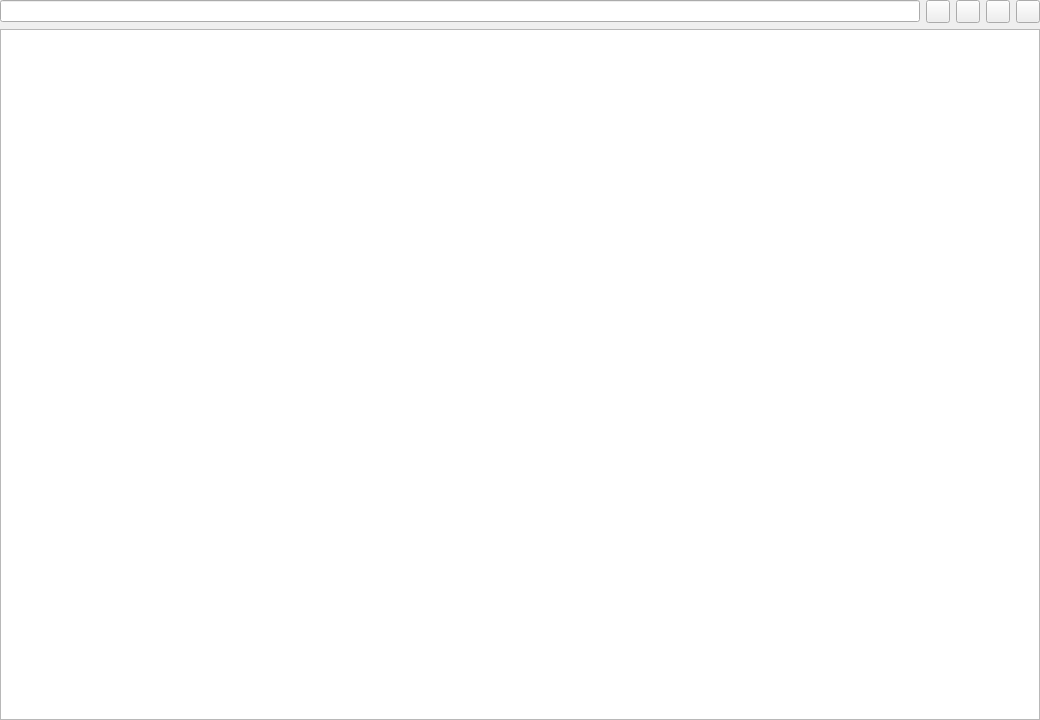
<?xml version="1.0" encoding="UTF-8"?>
<ui version="4.0">
 <class>ResourceTab</class>
 <widget class="QWidget" name="ResourceTab">
  <property name="geometry">
   <rect>
    <x>0</x>
    <y>0</y>
    <width>1040</width>
    <height>720</height>
   </rect>
  </property>
  <layout class="QVBoxLayout" name="verticalLayoutRoot">
   <property name="leftMargin">
    <number>0</number>
   </property>
   <property name="topMargin">
    <number>0</number>
   </property>
   <property name="rightMargin">
    <number>0</number>
   </property>
   <property name="bottomMargin">
    <number>0</number>
   </property>
   <item>
    <widget class="QStackedWidget" name="stackedWidget">
     <property name="currentIndex">
      <number>0</number>
     </property>
     <widget class="QWidget" name="pageList">
      <layout class="QVBoxLayout" name="verticalLayoutList">
       <property name="leftMargin">
        <number>0</number>
       </property>
       <property name="topMargin">
        <number>0</number>
       </property>
       <property name="rightMargin">
        <number>0</number>
       </property>
       <property name="bottomMargin">
        <number>0</number>
       </property>
       <property name="spacing">
        <number>6</number>
       </property>
       <item>
        <layout class="QHBoxLayout" name="horizontalLayoutListToolbar">
         <property name="spacing">
          <number>6</number>
         </property>
         <item>
          <widget class="QLineEdit" name="lineEditSearch"/>
         </item>
         <item>
          <widget class="QToolButton" name="toolButtonRefresh"/>
         </item>
         <item>
          <widget class="QToolButton" name="toolButtonImport"/>
         </item>
         <item>
          <widget class="QToolButton" name="toolButtonExport"/>
         </item>
         <item>
          <widget class="QToolButton" name="toolButtonAdd"/>
         </item>
        </layout>
       </item>
       <item>
        <widget class="QTableWidget" name="tableWidget"/>
       </item>
      </layout>
     </widget>
     <widget class="QWidget" name="pageDetails">
      <layout class="QVBoxLayout" name="verticalLayoutDetails">
       <item>
        <layout class="QHBoxLayout" name="horizontalLayoutDetailsToolbar">
         <item>
          <widget class="QToolButton" name="toolButtonBack"/>
         </item>
         <item>
          <widget class="QToolButton" name="toolButtonNew"/>
         </item>
         <item>
          <widget class="QToolButton" name="toolButtonEdit"/>
         </item>
         <item>
          <widget class="QToolButton" name="toolButtonSave"/>
         </item>
         <item>
          <widget class="QToolButton" name="toolButtonCancel"/>
         </item>
         <item>
          <widget class="QToolButton" name="toolButtonDelete"/>
         </item>
         <item>
          <spacer name="horizontalSpacerDetailsToolbar">
           <property name="orientation">
            <enum>Qt::Horizontal</enum>
           </property>
           <property name="sizeHint" stdset="0">
            <size>
             <width>40</width>
             <height>20</height>
            </size>
           </property>
          </spacer>
         </item>
        </layout>
       </item>
       <item>
        <widget class="QLabel" name="labelTitle"/>
       </item>
       <item>
        <widget class="QSplitter" name="splitterDetails">
         <property name="orientation">
          <enum>Qt::Horizontal</enum>
         </property>
         <property name="childrenCollapsible">
          <bool>false</bool>
         </property>
         <widget class="fairwindsk::ui::widgets::TouchScrollArea" name="scrollAreaDetailsForm">
          <property name="frameShape">
           <enum>QFrame::NoFrame</enum>
          </property>
          <property name="widgetResizable">
           <bool>true</bool>
          </property>
          <property name="alignment">
           <set>Qt::AlignLeading|Qt::AlignLeft|Qt::AlignTop</set>
          </property>
          <widget class="QWidget" name="widgetFormHost">
           <layout class="QVBoxLayout" name="verticalLayoutFormHost">
            <property name="leftMargin">
             <number>0</number>
            </property>
            <property name="topMargin">
             <number>0</number>
            </property>
            <property name="rightMargin">
             <number>0</number>
            </property>
            <property name="bottomMargin">
             <number>0</number>
            </property>
            <item>
             <layout class="QFormLayout" name="formLayoutResource">
              <property name="fieldGrowthPolicy">
               <enum>QFormLayout::AllNonFixedFieldsGrow</enum>
              </property>
              <property name="labelAlignment">
               <set>Qt::AlignLeading|Qt::AlignLeft|Qt::AlignTop</set>
              </property>
              <property name="formAlignment">
               <set>Qt::AlignLeading|Qt::AlignLeft|Qt::AlignTop</set>
              </property>
              <property name="horizontalSpacing">
               <number>10</number>
              </property>
              <property name="verticalSpacing">
               <number>10</number>
              </property>
              <item row="0" column="0">
               <widget class="QLabel" name="labelIdTitle">
                <property name="text">
                 <string>Id</string>
                </property>
               </widget>
              </item>
              <item row="0" column="1">
               <widget class="QLabel" name="labelIdValue"/>
              </item>
              <item row="1" column="0">
               <widget class="QLabel" name="labelTimestampTitle">
                <property name="text">
                 <string>Timestamp</string>
                </property>
               </widget>
              </item>
              <item row="1" column="1">
               <widget class="QLabel" name="labelTimestampValue"/>
              </item>
              <item row="2" column="0">
               <widget class="QLabel" name="labelNameTitle">
                <property name="text">
                 <string>Name</string>
                </property>
               </widget>
              </item>
              <item row="2" column="1">
               <widget class="QLineEdit" name="lineEditName"/>
              </item>
              <item row="3" column="0">
               <widget class="QLabel" name="labelDescriptionTitle">
                <property name="text">
                 <string>Description</string>
                </property>
               </widget>
              </item>
              <item row="3" column="1">
               <widget class="QLineEdit" name="lineEditDescription"/>
              </item>
              <item row="4" column="0">
               <widget class="QLabel" name="labelTypeTitle">
                <property name="text">
                 <string>Type</string>
                </property>
               </widget>
              </item>
              <item row="4" column="1">
               <widget class="QLineEdit" name="lineEditType"/>
              </item>
              <item row="5" column="0">
               <widget class="QLabel" name="labelPositionTitle">
                <property name="text">
                 <string>Position</string>
                </property>
               </widget>
              </item>
              <item row="5" column="1">
               <widget class="QWidget" name="widgetCoordinateRow" native="true">
                <layout class="QHBoxLayout" name="horizontalLayoutCoordinateRow">
                 <property name="leftMargin">
                  <number>0</number>
                 </property>
                 <property name="topMargin">
                  <number>0</number>
                 </property>
                 <property name="rightMargin">
                  <number>0</number>
                 </property>
                 <property name="bottomMargin">
                  <number>0</number>
                 </property>
                 <property name="spacing">
                  <number>6</number>
                 </property>
                 <item>
                  <widget class="QLineEdit" name="lineEditCoordinateDisplay">
                   <property name="readOnly">
                    <bool>true</bool>
                   </property>
                  </widget>
                 </item>
                 <item>
                  <widget class="QToolButton" name="toolButtonCoordinateEdit"/>
                 </item>
                </layout>
               </widget>
              </item>
              <item row="6" column="0">
               <widget class="QLabel" name="labelLatitudeTitle">
                <property name="text">
                 <string>Latitude</string>
                </property>
               </widget>
              </item>
              <item row="6" column="1">
               <widget class="QDoubleSpinBox" name="doubleSpinBoxLatitude"/>
              </item>
              <item row="7" column="0">
               <widget class="QLabel" name="labelLongitudeTitle">
                <property name="text">
                 <string>Longitude</string>
                </property>
               </widget>
              </item>
              <item row="7" column="1">
               <widget class="QDoubleSpinBox" name="doubleSpinBoxLongitude"/>
              </item>
              <item row="8" column="0">
               <widget class="QLabel" name="labelAltitudeTitle">
                <property name="text">
                 <string>Altitude</string>
                </property>
               </widget>
              </item>
              <item row="8" column="1">
               <widget class="QDoubleSpinBox" name="doubleSpinBoxAltitude"/>
              </item>
              <item row="9" column="0">
               <widget class="QLabel" name="labelCoordinatesTitle">
                <property name="text">
                 <string>Coordinates</string>
                </property>
               </widget>
              </item>
              <item row="9" column="1">
               <widget class="QPlainTextEdit" name="plainTextEditCoordinates"/>
              </item>
              <item row="10" column="0">
               <widget class="QLabel" name="labelGeometryTitle">
                <property name="text">
                 <string>Geometry (JSON)</string>
                </property>
               </widget>
              </item>
              <item row="10" column="1">
               <widget class="QPlainTextEdit" name="plainTextEditGeometry"/>
              </item>
              <item row="11" column="0">
               <widget class="QLabel" name="labelPropertiesTitle">
                <property name="text">
                 <string>Feature properties</string>
                </property>
               </widget>
              </item>
              <item row="11" column="1">
               <widget class="fairwindsk::ui::mydata::JsonObjectEditorWidget" name="jsonObjectEditorProperties"/>
              </item>
              <item row="12" column="0">
               <widget class="QLabel" name="labelHrefTitle">
                <property name="text">
                 <string>Href</string>
                </property>
               </widget>
              </item>
              <item row="12" column="1">
               <widget class="QLineEdit" name="lineEditHref"/>
              </item>
              <item row="13" column="0">
               <widget class="QLabel" name="labelMimeTypeTitle">
                <property name="text">
                 <string>MIME Type</string>
                </property>
               </widget>
              </item>
              <item row="13" column="1">
               <widget class="QLineEdit" name="lineEditMimeType"/>
              </item>
              <item row="14" column="0">
               <widget class="QLabel" name="labelAttachmentTitle">
                <property name="text">
                 <string>Attachment</string>
                </property>
               </widget>
              </item>
              <item row="14" column="1">
               <widget class="QWidget" name="widgetAttachmentActions" native="true">
                <layout class="QHBoxLayout" name="horizontalLayoutAttachmentActions">
                 <property name="leftMargin">
                  <number>0</number>
                 </property>
                 <property name="topMargin">
                  <number>0</number>
                 </property>
                 <property name="rightMargin">
                  <number>0</number>
                 </property>
                 <property name="bottomMargin">
                  <number>0</number>
                 </property>
                 <property name="spacing">
                  <number>8</number>
                 </property>
                 <item>
                  <widget class="QPushButton" name="pushButtonBrowseAttachment">
                   <property name="text">
                    <string>Browse attachment</string>
                   </property>
                  </widget>
                 </item>
                 <item>
                  <widget class="QPushButton" name="pushButtonOpenAttachment">
                   <property name="text">
                    <string>Open attachment</string>
                   </property>
                  </widget>
                 </item>
                 <item>
                  <spacer name="horizontalSpacerAttachment">
                   <property name="orientation">
                    <enum>Qt::Horizontal</enum>
                   </property>
                   <property name="sizeHint" stdset="0">
                    <size>
                     <width>40</width>
                     <height>20</height>
                    </size>
                   </property>
                  </spacer>
                 </item>
                </layout>
               </widget>
              </item>
              <item row="15" column="0">
               <widget class="QLabel" name="labelIncludePositionTitle">
                <property name="text">
                 <string>Position usage</string>
                </property>
               </widget>
              </item>
              <item row="15" column="1">
               <widget class="QCheckBox" name="checkBoxIncludePosition">
                <property name="text">
                 <string>Include position</string>
                </property>
               </widget>
              </item>
              <item row="16" column="0">
               <widget class="QLabel" name="labelIdentifierTitle">
                <property name="text">
                 <string>Identifier</string>
                </property>
               </widget>
              </item>
              <item row="16" column="1">
               <widget class="QLineEdit" name="lineEditIdentifier"/>
              </item>
              <item row="17" column="0">
               <widget class="QLabel" name="labelChartFormatTitle">
                <property name="text">
                 <string>Format</string>
                </property>
               </widget>
              </item>
              <item row="17" column="1">
               <widget class="QLineEdit" name="lineEditChartFormat"/>
              </item>
              <item row="18" column="0">
               <widget class="QLabel" name="labelChartUrlTitle">
                <property name="text">
                 <string>Chart URL</string>
                </property>
               </widget>
              </item>
              <item row="18" column="1">
               <widget class="QLineEdit" name="lineEditChartUrl"/>
              </item>
              <item row="19" column="0">
               <widget class="QLabel" name="labelChartSourceTitle">
                <property name="text">
                 <string>Chart source</string>
                </property>
               </widget>
              </item>
              <item row="19" column="1">
               <widget class="QWidget" name="widgetChartSourceActions" native="true">
                <layout class="QHBoxLayout" name="horizontalLayoutChartSourceActions">
                 <property name="leftMargin">
                  <number>0</number>
                 </property>
                 <property name="topMargin">
                  <number>0</number>
                 </property>
                 <property name="rightMargin">
                  <number>0</number>
                 </property>
                 <property name="bottomMargin">
                  <number>0</number>
                 </property>
                 <property name="spacing">
                  <number>8</number>
                 </property>
                 <item>
                  <widget class="QPushButton" name="pushButtonChooseChartSource">
                   <property name="text">
                    <string>Choose chart</string>
                   </property>
                  </widget>
                 </item>
                 <item>
                  <widget class="QPushButton" name="pushButtonOpenChartSource">
                   <property name="text">
                    <string>Open source</string>
                   </property>
                  </widget>
                 </item>
                 <item>
                  <spacer name="horizontalSpacerChartSource">
                   <property name="orientation">
                    <enum>Qt::Horizontal</enum>
                   </property>
                   <property name="sizeHint" stdset="0">
                    <size>
                     <width>40</width>
                     <height>20</height>
                    </size>
                   </property>
                  </spacer>
                 </item>
                </layout>
               </widget>
              </item>
              <item row="20" column="0">
               <widget class="QLabel" name="labelTileMapUrlTitle">
                <property name="text">
                 <string>Tilemap URL</string>
                </property>
               </widget>
              </item>
              <item row="20" column="1">
               <widget class="QLineEdit" name="lineEditTilemapUrl"/>
              </item>
              <item row="21" column="0">
               <widget class="QLabel" name="labelTileMapSourceTitle">
                <property name="text">
                 <string>Tile map source</string>
                </property>
               </widget>
              </item>
              <item row="21" column="1">
               <widget class="QWidget" name="widgetTileMapSourceActions" native="true">
                <layout class="QHBoxLayout" name="horizontalLayoutTileMapSourceActions">
                 <property name="leftMargin">
                  <number>0</number>
                 </property>
                 <property name="topMargin">
                  <number>0</number>
                 </property>
                 <property name="rightMargin">
                  <number>0</number>
                 </property>
                 <property name="bottomMargin">
                  <number>0</number>
                 </property>
                 <property name="spacing">
                  <number>8</number>
                 </property>
                 <item>
                  <widget class="QPushButton" name="pushButtonChooseTileMapSource">
                   <property name="text">
                    <string>Choose tile map</string>
                   </property>
                  </widget>
                 </item>
                 <item>
                  <spacer name="horizontalSpacerTileMapSource">
                   <property name="orientation">
                    <enum>Qt::Horizontal</enum>
                   </property>
                   <property name="sizeHint" stdset="0">
                    <size>
                     <width>40</width>
                     <height>20</height>
                    </size>
                   </property>
                  </spacer>
                 </item>
                </layout>
               </widget>
              </item>
              <item row="22" column="0">
               <widget class="QLabel" name="labelChartRegionTitle">
                <property name="text">
                 <string>Region</string>
                </property>
               </widget>
              </item>
              <item row="22" column="1">
               <widget class="QLineEdit" name="lineEditChartRegion"/>
              </item>
              <item row="23" column="0">
               <widget class="QLabel" name="labelChartScaleTitle">
                <property name="text">
                 <string>Scale</string>
                </property>
               </widget>
              </item>
              <item row="23" column="1">
               <widget class="QDoubleSpinBox" name="doubleSpinBoxChartScale"/>
              </item>
              <item row="24" column="0">
               <widget class="QLabel" name="labelChartLayersTitle">
                <property name="text">
                 <string>Layers</string>
                </property>
               </widget>
              </item>
              <item row="24" column="1">
               <widget class="QLineEdit" name="lineEditChartLayers"/>
              </item>
              <item row="25" column="0">
               <widget class="QLabel" name="labelChartBoundsTitle">
                <property name="text">
                 <string>Bounds (JSON)</string>
                </property>
               </widget>
              </item>
              <item row="25" column="1">
               <widget class="QPlainTextEdit" name="plainTextEditChartBounds"/>
              </item>
             </layout>
            </item>
            <item>
             <spacer name="verticalSpacerFormBottom">
              <property name="orientation">
               <enum>Qt::Vertical</enum>
              </property>
              <property name="sizeHint" stdset="0">
               <size>
                <width>20</width>
                <height>40</height>
               </size>
              </property>
             </spacer>
            </item>
           </layout>
          </widget>
         </widget>
         <widget class="QWidget" name="widgetPreviewHost">
          <layout class="QVBoxLayout" name="verticalLayoutPreviewHost">
           <property name="leftMargin">
            <number>0</number>
           </property>
           <property name="topMargin">
            <number>0</number>
           </property>
           <property name="rightMargin">
            <number>0</number>
           </property>
           <property name="bottomMargin">
            <number>0</number>
           </property>
           <item>
            <widget class="fairwindsk::ui::mydata::GeoJsonPreviewWidget" name="geoJsonPreviewWidget"/>
           </item>
          </layout>
         </widget>
        </widget>
       </item>
      </layout>
     </widget>
    </widget>
   </item>
  </layout>
 </widget>
 <customwidgets>
  <customwidget>
   <class>fairwindsk::ui::widgets::TouchScrollArea</class>
   <extends>QScrollArea</extends>
   <header>ui/widgets/TouchScrollArea.hpp</header>
  </customwidget>
  <customwidget>
   <class>fairwindsk::ui::mydata::JsonObjectEditorWidget</class>
   <extends>QWidget</extends>
   <header>ui/mydata/JsonObjectEditorWidget.hpp</header>
  </customwidget>
  <customwidget>
   <class>fairwindsk::ui::mydata::GeoJsonPreviewWidget</class>
   <extends>QWidget</extends>
   <header>ui/mydata/GeoJsonPreviewWidget.hpp</header>
  </customwidget>
 </customwidgets>
 <resources/>
 <connections/>
</ui>
